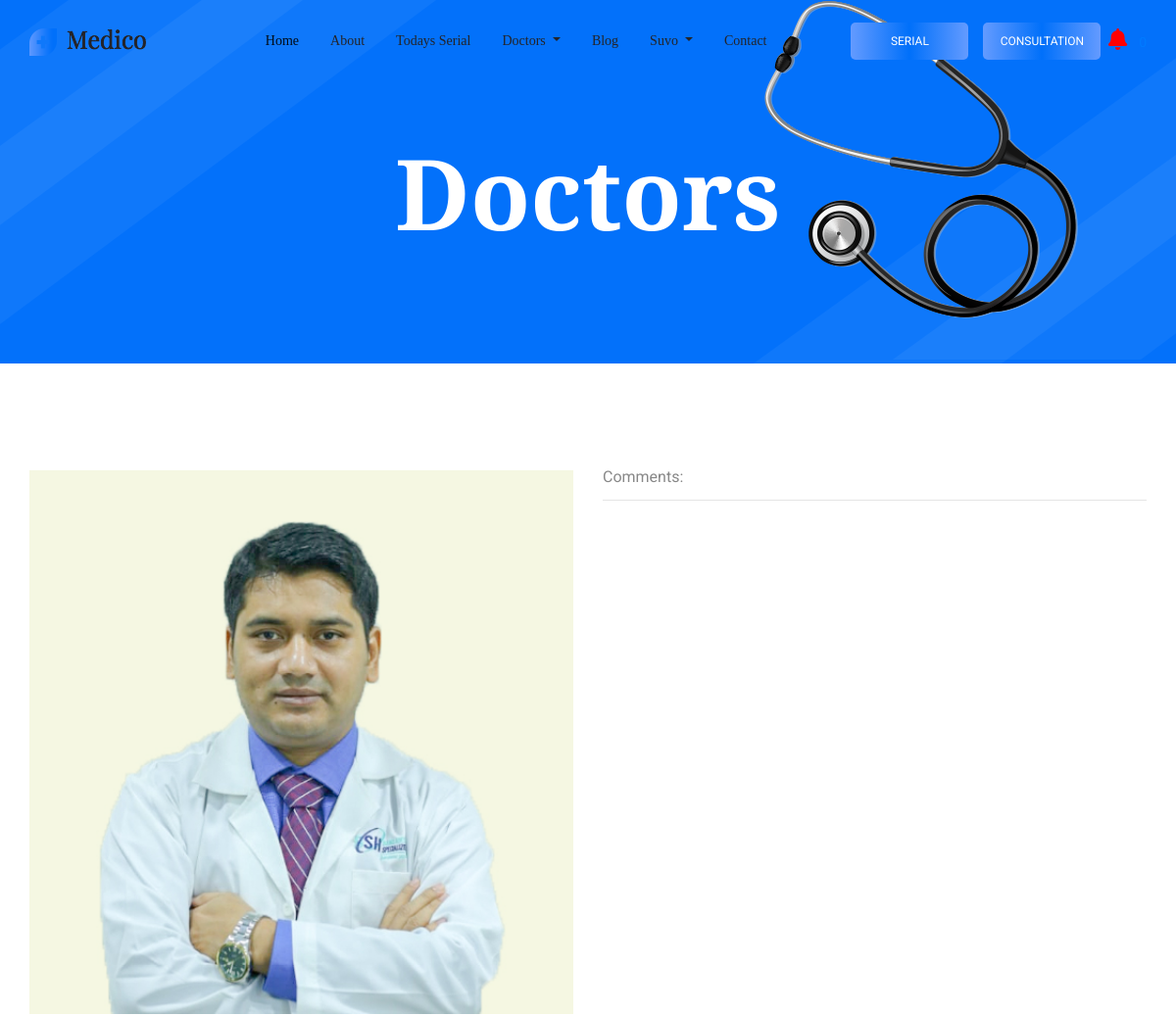
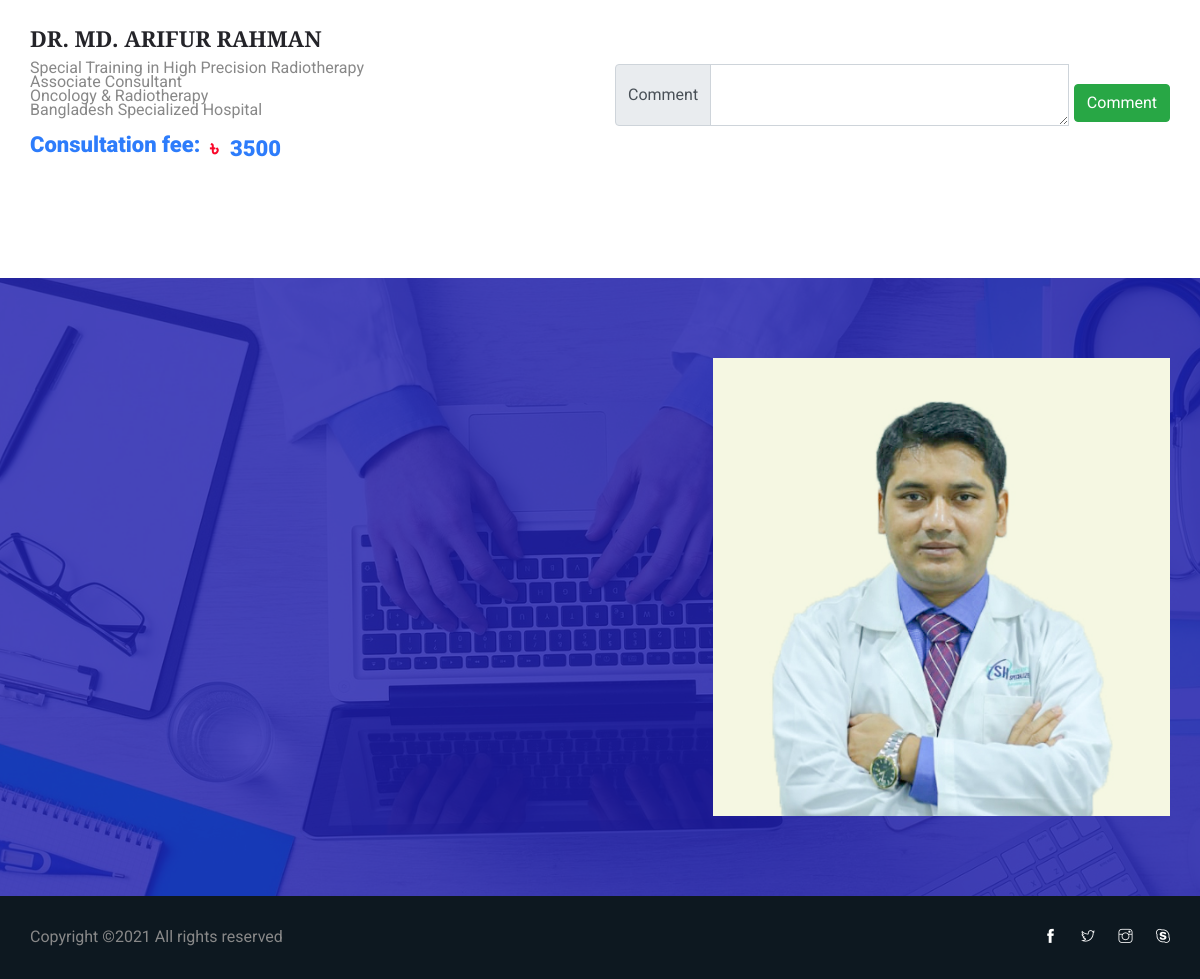
The page /single-dr.php?doctorid=29 (signed in) on the database its author committed (2 pictures, top to bottom).
### tables this page shows
CREATE TABLE `our_doctor_table` (
  `od_id` int(11) NOT NULL,
  `dept_id` int(11) NOT NULL,
  `od_name` varchar(300) NOT NULL,
  `od_email` varchar(300) NOT NULL,
  `od_dept` varchar(300) NOT NULL,
  `od_image` varchar(300) NOT NULL,
  `od_skype` varchar(200) NOT NULL,
  `od_phone` varchar(200) NOT NULL,
  `od_desc` text NOT NULL,
  `od_pass` varchar(300) NOT NULL,
  `od_fee` int(11) NOT NULL,
  `od_valid` varchar(300) NOT NULL
);

### library/db.php (called while the page is built, shortened)
<?php
class DBconnection{
	public function connectDataBase(){
		$this->con = new mysqli('localhost', 'root', '','doctor_db');
	}
}
?>

### library/Selectclass.php (called while the page is built, shortened)
<?php
include_once 'db.php';
class Selectclass extends DBconnection{
	public function selects($query){
		$result = $this->con->query($query) or die($this->con->error.__LINE__);
		if($result){
			return $result;
		} else {
			return false;
		}
	}
	public function selectallId($var,$varid,$id){
		$query = "SELECT * FROM $var WHERE $varid = $id ";
		$result = self::selects($query);
		return $result;
	}
}
 ?>

### single-dr.php (the view, shortened to what this page needs)
<?php include_once 'header.php'; ?>
<?php
  $doctorid = $_GET['doctorid'];
?>
    <section class="breadcrumb_part breadcrumb_bg">
        <div class="container">
            <div class="row">
                <div class="col-lg-12">
                    <div class="breadcrumb_iner">
                        <div class="breadcrumb_iner_item">
                            <h2>doctors</h2>
                        </div>
                    </div>
                </div>
            </div>
        </div>
    </section>
    <section class="doctor_part single_page_doctor_part">
        <div class="container">
             <div class="row">
                <?php
                    $viewdoctor = $sc->selectallId('our_doctor_table','od_id',$doctorid);
                    if ($viewdoctor) {
                        while ($row = $viewdoctor->fetch_assoc()) {
                ?>
                <div class="col-lg-6">
                    <div class="single_blog_item">
                        <div class="single_blog_img">
                            <img style="height: 100%; width: 100%;" src="<?php echo $row['od_image'];?>" alt="doctor">
                        </div>
                        <div class="single_text">
                            <div class="single_blog_text">
                                <h3><?php echo $row['od_name'];?> </h3>
                                <div style="min-height: 70px;">
                                    <p><?php echo $row['od_desc'] ?></p>
                                </div> <br>
                                <div style="height: 50px;">
                                <p style="margin-top: -14px;font-size: 22px;color: #2d7cfb;font-weight: 900;">Consultation fee:</p>
                                <p style="margin-top: -10px;font-size: 22px;color: #f90729;font-weight: 900; margin-left:180px;">৳</p>
                                <p style="margin-left: 200px;margin-top: -14px;font-size: 22px;color: #2d7cfb;font-weight: 900;"><?php echo $row['od_fee'];?></p>
                                </div>
                            </div>
                        </div>
                    </div>
                </div>
                <div class="col-lg-6">
                    <div class="single_blog_item">
                        <div class="single_blog_img">
                            <div style="min-height: 600px;">
                            <p>Comments:</p>
                            <hr>
                        </div>
                            <br>
                        <div>
                            <form method="post" action="">
                                <div class="input-group">
                                  <div class="input-group-prepend">
                                    <span class="input-group-text">Comment</span>
                                  </div>
                                  <textarea name="comment" class="form-control" aria-label="With textarea"></textarea>
                                  <div style="margin-left:5px; margin-top: 20px;">
                                  <input class="btn btn-success" type="submit" value="Comment" name="submit">
                                  </div>
                                </div>
                                </form>
                        </div>
                        </div>
                        </div>
                </div>
          <?php }} ?>
        </div>
        </div>
    </section>
    <section class="regervation_part section_padding">
        <div class="container">
            <div class="row align-items-center regervation_content">
                <div class="col-lg-5 col-md-6">
                    <div class="reservation_img">
                        <?php
                         if (!isset($_GET['doctorid']) || $_GET['doctorid']==NULL) {
                                      }else{
                        $docimg = $sc->selectallId('our_doctor_table','od_id',$_GET['doctorid']);
                        while ($row = $docimg->fetch_assoc()){
                        ?>
                        <img style="position: unset;" src="<?php echo $row['od_image']; ?>" alt="" class="reservation_img_iner">
                    <?php } } ?>
                    </div>
                </div>
            </div>
        </div>
    </section>
     <?php include_once 'footer.php'; ?>

### rows shown on the page
our_doctor_table: od_image (picture), od_name "DR. MD. ARIFUR RAHMAN", od_desc "Special Training in High Precision Radiotherapy Associate Consultant Oncology & Radiotherapy Bangladesh Specialized Hospital", od_fee "3500"

### other values the page prints
Session::get('customer_name') "Suvo"
